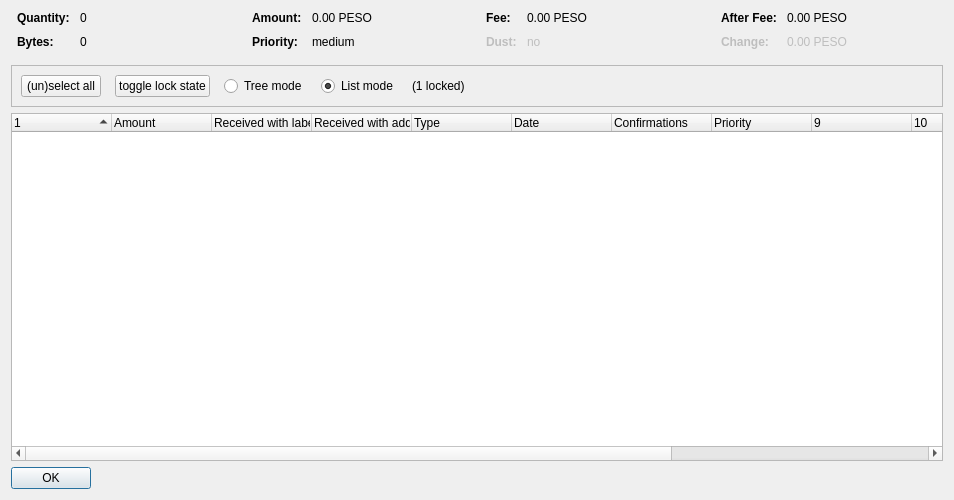
<?xml version="1.0" encoding="UTF-8"?>
<ui version="4.0">
 <class>CoinControlDialog</class>
 <widget class="QDialog" name="CoinControlDialog">
  <property name="geometry">
   <rect>
    <x>0</x>
    <y>0</y>
    <width>954</width>
    <height>500</height>
   </rect>
  </property>
  <property name="windowTitle">
   <string>Coin Selection</string>
  </property>
  <layout class="QVBoxLayout" name="verticalLayout">
   <item>
    <layout class="QHBoxLayout" name="horizontalLayoutTop" stretch="0,0,0,0">
     <property name="topMargin">
      <number>0</number>
     </property>
     <property name="bottomMargin">
      <number>10</number>
     </property>
     <item>
      <layout class="QFormLayout" name="formLayoutCoinControl1">
       <property name="horizontalSpacing">
        <number>10</number>
       </property>
       <property name="verticalSpacing">
        <number>10</number>
       </property>
       <property name="leftMargin">
        <number>6</number>
       </property>
       <property name="rightMargin">
        <number>6</number>
       </property>
       <item row="0" column="0">
        <widget class="QLabel" name="labelCoinControlQuantityText">
         <property name="font">
          <font>
           <weight>75</weight>
           <bold>true</bold>
          </font>
         </property>
         <property name="text">
          <string>Quantity:</string>
         </property>
        </widget>
       </item>
       <item row="0" column="1">
        <widget class="QLabel" name="labelCoinControlQuantity">
         <property name="cursor">
          <cursorShape>IBeamCursor</cursorShape>
         </property>
         <property name="contextMenuPolicy">
          <enum>Qt::ActionsContextMenu</enum>
         </property>
         <property name="text">
          <string notr="true">0</string>
         </property>
         <property name="textInteractionFlags">
          <set>Qt::LinksAccessibleByMouse|Qt::TextSelectableByKeyboard|Qt::TextSelectableByMouse</set>
         </property>
        </widget>
       </item>
       <item row="1" column="0">
        <widget class="QLabel" name="labelCoinControlBytesText">
         <property name="font">
          <font>
           <weight>75</weight>
           <bold>true</bold>
          </font>
         </property>
         <property name="text">
          <string>Bytes:</string>
         </property>
        </widget>
       </item>
       <item row="1" column="1">
        <widget class="QLabel" name="labelCoinControlBytes">
         <property name="cursor">
          <cursorShape>IBeamCursor</cursorShape>
         </property>
         <property name="contextMenuPolicy">
          <enum>Qt::ActionsContextMenu</enum>
         </property>
         <property name="text">
          <string notr="true">0</string>
         </property>
         <property name="textInteractionFlags">
          <set>Qt::LinksAccessibleByMouse|Qt::TextSelectableByKeyboard|Qt::TextSelectableByMouse</set>
         </property>
        </widget>
       </item>
      </layout>
     </item>
     <item>
      <layout class="QFormLayout" name="formLayoutCoinControl2">
       <property name="horizontalSpacing">
        <number>10</number>
       </property>
       <property name="verticalSpacing">
        <number>10</number>
       </property>
       <property name="leftMargin">
        <number>6</number>
       </property>
       <property name="rightMargin">
        <number>6</number>
       </property>
       <item row="0" column="0">
        <widget class="QLabel" name="labelCoinControlAmountText">
         <property name="font">
          <font>
           <weight>75</weight>
           <bold>true</bold>
          </font>
         </property>
         <property name="text">
          <string>Amount:</string>
         </property>
        </widget>
       </item>
       <item row="0" column="1">
        <widget class="QLabel" name="labelCoinControlAmount">
         <property name="cursor">
          <cursorShape>IBeamCursor</cursorShape>
         </property>
         <property name="contextMenuPolicy">
          <enum>Qt::ActionsContextMenu</enum>
         </property>
         <property name="text">
          <string notr="true">0.00 PESO</string>
         </property>
         <property name="textInteractionFlags">
          <set>Qt::LinksAccessibleByMouse|Qt::TextSelectableByKeyboard|Qt::TextSelectableByMouse</set>
         </property>
        </widget>
       </item>
       <item row="1" column="0">
        <widget class="QLabel" name="labelCoinControlPriorityText">
         <property name="font">
          <font>
           <weight>75</weight>
           <bold>true</bold>
          </font>
         </property>
         <property name="text">
          <string>Priority:</string>
         </property>
        </widget>
       </item>
       <item row="1" column="1">
        <widget class="QLabel" name="labelCoinControlPriority">
         <property name="cursor">
          <cursorShape>IBeamCursor</cursorShape>
         </property>
         <property name="contextMenuPolicy">
          <enum>Qt::ActionsContextMenu</enum>
         </property>
         <property name="text">
          <string>medium</string>
         </property>
         <property name="textInteractionFlags">
          <set>Qt::LinksAccessibleByMouse|Qt::TextSelectableByKeyboard|Qt::TextSelectableByMouse</set>
         </property>
        </widget>
       </item>
      </layout>
     </item>
     <item>
      <layout class="QFormLayout" name="formLayoutCoinControl3">
       <property name="horizontalSpacing">
        <number>10</number>
       </property>
       <property name="verticalSpacing">
        <number>10</number>
       </property>
       <property name="leftMargin">
        <number>6</number>
       </property>
       <property name="rightMargin">
        <number>6</number>
       </property>
       <item row="0" column="0">
        <widget class="QLabel" name="labelCoinControlFeeText">
         <property name="font">
          <font>
           <weight>75</weight>
           <bold>true</bold>
          </font>
         </property>
         <property name="text">
          <string>Fee:</string>
         </property>
        </widget>
       </item>
       <item row="0" column="1">
        <widget class="QLabel" name="labelCoinControlFee">
         <property name="cursor">
          <cursorShape>IBeamCursor</cursorShape>
         </property>
         <property name="contextMenuPolicy">
          <enum>Qt::ActionsContextMenu</enum>
         </property>
         <property name="text">
          <string notr="true">0.00 PESO</string>
         </property>
         <property name="textInteractionFlags">
          <set>Qt::LinksAccessibleByMouse|Qt::TextSelectableByKeyboard|Qt::TextSelectableByMouse</set>
         </property>
        </widget>
       </item>
       <item row="1" column="0">
        <widget class="QLabel" name="labelCoinControlLowOutputText">
         <property name="enabled">
          <bool>false</bool>
         </property>
         <property name="font">
          <font>
           <weight>75</weight>
           <bold>true</bold>
          </font>
         </property>
         <property name="text">
          <string>Dust:</string>
         </property>
        </widget>
       </item>
       <item row="1" column="1">
        <widget class="QLabel" name="labelCoinControlLowOutput">
         <property name="enabled">
          <bool>false</bool>
         </property>
         <property name="cursor">
          <cursorShape>IBeamCursor</cursorShape>
         </property>
         <property name="contextMenuPolicy">
          <enum>Qt::ActionsContextMenu</enum>
         </property>
         <property name="text">
          <string>no</string>
         </property>
         <property name="textInteractionFlags">
          <set>Qt::LinksAccessibleByMouse|Qt::TextSelectableByKeyboard|Qt::TextSelectableByMouse</set>
         </property>
        </widget>
       </item>
      </layout>
     </item>
     <item>
      <layout class="QFormLayout" name="formLayoutCoinControl4">
       <property name="horizontalSpacing">
        <number>10</number>
       </property>
       <property name="verticalSpacing">
        <number>10</number>
       </property>
       <property name="leftMargin">
        <number>6</number>
       </property>
       <property name="rightMargin">
        <number>6</number>
       </property>
       <item row="0" column="0">
        <widget class="QLabel" name="labelCoinControlAfterFeeText">
         <property name="font">
          <font>
           <weight>75</weight>
           <bold>true</bold>
          </font>
         </property>
         <property name="text">
          <string>After Fee:</string>
         </property>
        </widget>
       </item>
       <item row="0" column="1">
        <widget class="QLabel" name="labelCoinControlAfterFee">
         <property name="cursor">
          <cursorShape>IBeamCursor</cursorShape>
         </property>
         <property name="contextMenuPolicy">
          <enum>Qt::ActionsContextMenu</enum>
         </property>
         <property name="text">
          <string notr="true">0.00 PESO</string>
         </property>
         <property name="textInteractionFlags">
          <set>Qt::LinksAccessibleByMouse|Qt::TextSelectableByKeyboard|Qt::TextSelectableByMouse</set>
         </property>
        </widget>
       </item>
       <item row="1" column="0">
        <widget class="QLabel" name="labelCoinControlChangeText">
         <property name="enabled">
          <bool>false</bool>
         </property>
         <property name="font">
          <font>
           <weight>75</weight>
           <bold>true</bold>
          </font>
         </property>
         <property name="text">
          <string>Change:</string>
         </property>
        </widget>
       </item>
       <item row="1" column="1">
        <widget class="QLabel" name="labelCoinControlChange">
         <property name="enabled">
          <bool>false</bool>
         </property>
         <property name="cursor">
          <cursorShape>IBeamCursor</cursorShape>
         </property>
         <property name="contextMenuPolicy">
          <enum>Qt::ActionsContextMenu</enum>
         </property>
         <property name="text">
          <string notr="true">0.00 PESO</string>
         </property>
         <property name="textInteractionFlags">
          <set>Qt::LinksAccessibleByMouse|Qt::TextSelectableByKeyboard|Qt::TextSelectableByMouse</set>
         </property>
        </widget>
       </item>
      </layout>
     </item>
    </layout>
   </item>
   <item>
    <widget class="QFrame" name="frame">
     <property name="minimumSize">
      <size>
       <width>0</width>
       <height>40</height>
      </size>
     </property>
     <property name="frameShape">
      <enum>QFrame::StyledPanel</enum>
     </property>
     <property name="frameShadow">
      <enum>QFrame::Sunken</enum>
     </property>
     <layout class="QHBoxLayout" name="horizontalLayout">
      <item>
       <layout class="QHBoxLayout" name="horizontalLayoutPanel" stretch="0,0,0,0,0,0">
        <property name="spacing">
         <number>14</number>
        </property>
        <item>
         <widget class="QPushButton" name="pushButtonSelectAll">
          <property name="sizePolicy">
           <sizepolicy hsizetype="Maximum" vsizetype="Fixed">
            <horstretch>0</horstretch>
            <verstretch>0</verstretch>
           </sizepolicy>
          </property>
          <property name="text">
           <string>(un)select all</string>
          </property>
          <property name="autoDefault">
           <bool>false</bool>
          </property>
         </widget>
        </item>
        <item>
         <widget class="QPushButton" name="pushButtonToggleLock">
          <property name="sizePolicy">
           <sizepolicy hsizetype="Maximum" vsizetype="Fixed">
            <horstretch>0</horstretch>
            <verstretch>0</verstretch>
           </sizepolicy>
          </property>
          <property name="text">
           <string>toggle lock state</string>
          </property>
          <property name="autoDefault">
           <bool>false</bool>
          </property>
         </widget>
        </item>
        <item>
         <widget class="QRadioButton" name="radioTreeMode">
          <property name="sizePolicy">
           <sizepolicy hsizetype="Maximum" vsizetype="Fixed">
            <horstretch>0</horstretch>
            <verstretch>0</verstretch>
           </sizepolicy>
          </property>
          <property name="text">
           <string>Tree mode</string>
          </property>
         </widget>
        </item>
        <item>
         <widget class="QRadioButton" name="radioListMode">
          <property name="sizePolicy">
           <sizepolicy hsizetype="Maximum" vsizetype="Fixed">
            <horstretch>0</horstretch>
            <verstretch>0</verstretch>
           </sizepolicy>
          </property>
          <property name="text">
           <string>List mode</string>
          </property>
          <property name="checked">
           <bool>true</bool>
          </property>
         </widget>
        </item>
        <item>
         <widget class="QLabel" name="labelLocked">
          <property name="text">
           <string>(1 locked)</string>
          </property>
         </widget>
        </item>
        <item>
         <spacer name="horizontalSpacer">
          <property name="orientation">
           <enum>Qt::Horizontal</enum>
          </property>
          <property name="sizeHint" stdset="0">
           <size>
            <width>40</width>
            <height>20</height>
           </size>
          </property>
         </spacer>
        </item>
       </layout>
      </item>
     </layout>
    </widget>
   </item>
   <item>
    <widget class="CoinControlTreeWidget" name="treeWidget">
     <property name="contextMenuPolicy">
      <enum>Qt::CustomContextMenu</enum>
     </property>
     <property name="sortingEnabled">
      <bool>false</bool>
     </property>
     <property name="columnCount">
      <number>13</number>
     </property>
     <attribute name="headerShowSortIndicator" stdset="0">
      <bool>true</bool>
     </attribute>
     <attribute name="headerStretchLastSection">
      <bool>false</bool>
     </attribute>
     <column>
      <property name="text">
       <string/>
      </property>
     </column>
     <column>
      <property name="text">
       <string>Amount</string>
      </property>
     </column>
     <column>
      <property name="text">
       <string>Received with label</string>
      </property>
     </column>
     <column>
      <property name="text">
       <string>Received with address</string>
      </property>
     </column>
     <column>
      <property name="text">
	<string>Type</string>
      </property>
     </column>
     <column>
      <property name="text">	 
       <string>Date</string>
      </property>
     </column>
     <column>
      <property name="text">
       <string>Confirmations</string>
      </property>
      <property name="toolTip">
       <string>Confirmed</string>
      </property>
     </column>
     <column>
      <property name="text">
       <string>Priority</string>
      </property>
     </column>
     <column>
      <property name="text">
       <string/>
      </property>
     </column>
     <column>
      <property name="text">
       <string/>
      </property>
     </column>
     <column>
      <property name="text">
       <string/>
      </property>
     </column>
     <column>
      <property name="text">
       <string/>
      </property>
     </column>
     <column>
      <property name="text">
       <string/>
      </property>
     </column>
    </widget>
   </item>
   <item>
    <widget class="QDialogButtonBox" name="buttonBox">
     <property name="sizePolicy">
      <sizepolicy hsizetype="Maximum" vsizetype="Fixed">
       <horstretch>0</horstretch>
       <verstretch>0</verstretch>
      </sizepolicy>
     </property>
     <property name="orientation">
      <enum>Qt::Horizontal</enum>
     </property>
     <property name="standardButtons">
      <set>QDialogButtonBox::Ok</set>
     </property>
    </widget>
   </item>
  </layout>
 </widget>
 <customwidgets>
  <customwidget>
   <class>CoinControlTreeWidget</class>
   <extends>QTreeWidget</extends>
   <header>coincontroltreewidget.h</header>
  </customwidget>
 </customwidgets>
 <resources/>
 <connections/>
</ui>
